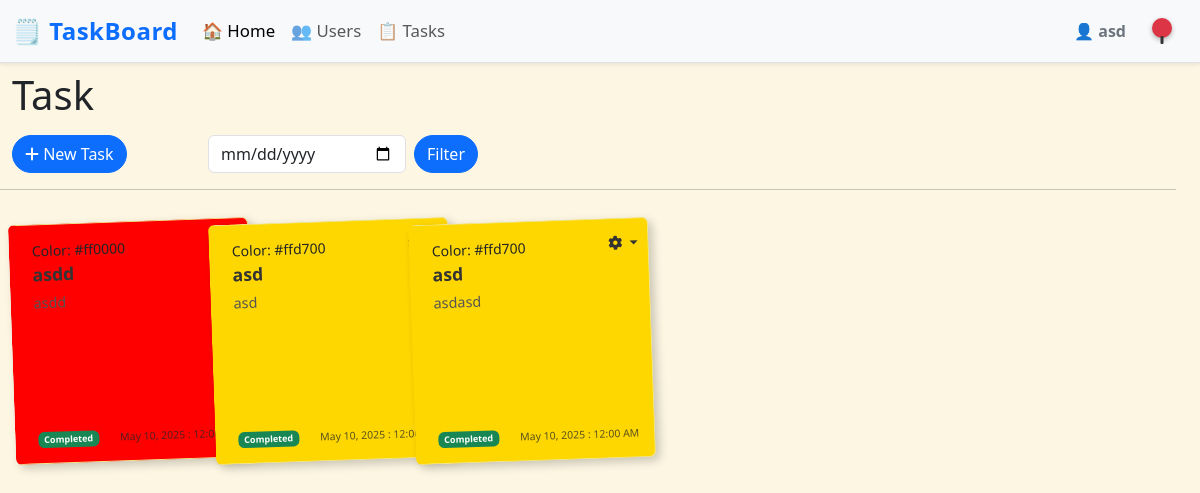
Screenshot of /view/list_task.php (signed in) with the database file from the repository.
### tables this page shows
CREATE TABLE `tbl_user` (
  `user_id` int(11) NOT NULL,
  `fname` varchar(255) NOT NULL,
  `lname` varchar(255) NOT NULL,
  `username` varchar(255) NOT NULL,
  `password` varchar(255) NOT NULL,
  `address` text NOT NULL,
  `email` varchar(255) NOT NULL,
  `active` int(11) NOT NULL,
  `date_created` timestamp NOT NULL DEFAULT current_timestamp() ON UPDATE current_timestamp()
);

CREATE TABLE `tbl_task` (
  `id` int(11) NOT NULL,
  `user_id` int(11) NOT NULL,
  `title` varchar(255) NOT NULL,
  `description` text NOT NULL,
  `status` int(11) NOT NULL,
  `color` text NOT NULL,
  `date_created` date NOT NULL DEFAULT current_timestamp()
);

### model/database.php (called while the page is built, shortened)
<?php
Class Database {
    private $host = 'localhost';
    private $db_name = 'crud_db';
    private $username = 'root';
    private $password = '';
    public $conn;
    public function __construct() {
        $this->conn = new mysqli($this->host, $this->username, $this->password, $this->db_name);
    }
    public function connect() {
        return $this->conn;
    }
}
?>

### model/user.php (called while the page is built, shortened)
<?php
require_once 'database.php';
class User {
    private $conn;
    public function __construct() {
        $db = new Database();
        $this->conn = $db->connect();
    }
    public function getUserById($id) {
        $sql = "SELECT * FROM tbl_user WHERE user_id = ?";
        $stmt = $this->conn->prepare($sql);
        $stmt->bind_param("i", $id);
        $stmt->execute();
        $result = $stmt->get_result();
        return $result->fetch_assoc();
    }
}
?>

### controller/session.php (called while the page is built, shortened)
<?php
include '../model/user.php';
$user = new User();
$user_login = $user->getUserById($_SESSION['user_id']);
?>

### model/task.php (called while the page is built, shortened)
<?php
require_once 'database.php';
class Task{
    private $conn;
    public function __construct(){
        $db= new Database();
        $this->conn = $db->connect();
    }
    public function getAllTasks(){
        $query = "SELECT * FROM tbl_task ORDER BY id DESC";
        $result = $this->conn->query($query);
        return $result->fetch_all(MYSQLI_ASSOC);
    }
}
?>

### view/list_task.php (the view, shortened to what this page needs)
<?php include '../controller/session.php';
include '../model/task.php';
$task = new Task();
?>
<!DOCTYPE html>
<html lang="en">
<head>
    <?php include '../includes/href.php'; ?>
</head>
<body class="img-bg">
    <?php include '../includes/navbar.php'; ?>
    <div class="container-fluid">
        <div class="row mt-2">
            <h1>Task</h1>
        </div>
        <div class="row mt-2">
            <div class="row">
                <div class="col-md-2">
                    <a href="add.php" class="btn btn-primary mb-3" data-bs-toggle="modal" data-bs-target="#addtask"><i class="fa fa-add"></i> New Task</a>
                </div>
                <div class="col-md-3">
                    <form action="../controller/action_task.php" method="post" class="mb-3">
                        <div class="form-group d-flex">
                            <input type="date" name="date" class="form-control me-2">
                            <button type="submit" name="filter" class="btn btn-primary">Filter</button>
                        </div>
                    </form>
                </div>
                <hr>
            </div>
                <?php
                if (isset($_GET['filter']) && $_GET['filter'] === 'completed') {
                    $tasks = $task->getCompletedTask();
                    echo "<h4 class='text-center'>Showing Completed Tasks</h4>";
                }else{
                    $tasks = $task->getAllTasks();
                }
                foreach($tasks as $task_row){
                    $color = preg_match('/^#[a-fA-F0-9]{6}$/', $task_row['color']) ? $task_row['color'] : '#ffd700';
                    ?>
                <div class="col-sm-12 col-md-4 col-lg-2 mb-3">
                    <div class="sticky-note" style="background-color: <?php echo htmlspecialchars($color); ?>; border-left: 8px solid <?php echo htmlspecialchars($color); ?>;">
                    <small>Color: <?php echo htmlspecialchars($color); ?></small>
                    <div class="task-actions dropdown">
                        <button class="btn btn-sm dropdown-toggle" type="button" data-bs-toggle="dropdown">
                            <i class="fa-solid fa-gear"></i>
                        </button>
                    </div>
                        <div class="note-title"><?php echo $task_row['title']; ?></div>
                        <div class="note-content"><?php echo $task_row['description']; ?></div>
                        <div class="sticky-footer d-flex justify-content-between">
                            <?php if ($task_row['status'] != 1){ ?>
                            <a href="../controller/action_task.php?status=1&&complete=<?php echo $task_row['id']; ?>" class="btn btn-info badge">
                                <i class="fas fa-check"></i> Complete
                            </a>
                            <?php }else{ ?>
                            <span class="badge bg-success">Completed</span>
                            <?php } ?>
                            <small class="text-muted">
                                <?php
                                $date = new DateTime($task_row['date_created']);
                                $formattedDate = $date->format('M d, Y \: h:i A');
                                echo $formattedDate; ?>
                            </small>
                        </div>
                    </div>
                </div>
            <?php } ?>
        </div>
    </div>
</body>
</html>

### includes/href.php (shortened to what this page needs)
<link href="https://cdn.jsdelivr.net/npm/bootstrap@5.3.5/dist/css/bootstrap.min.css" rel="stylesheet">
<link href="https://cdn.datatables.net/v/dt/jq-3.7.0/dt-2.2.2/af-2.7.0/datatables.min.css" rel="stylesheet">
<link rel="stylesheet" href="https://cdnjs.cloudflare.com/ajax/libs/font-awesome/6.0.0-beta3/css/all.min.css">
<link rel="stylesheet" href="../assets/css/style.css">

### includes/navbar.php (shortened to what this page needs)
<nav class="navbar navbar-expand-lg navbar-light bg-light sticky-top shadow-sm border-bottom">
  <div class="container-fluid">
    <a class="navbar-brand fw-bold text-primary" href="home.php" style="font-family: 'Segoe UI', sans-serif;">
      🗒️ TaskBoard
    </a>
    <div class="collapse navbar-collapse" id="navbarNavAltMarkup">
      <div class="navbar-nav me-auto">
        <a class="nav-link active" href="home.php">🏠 Home</a>
        <a class="nav-link" href="list_user.php">👥 Users</a>
        <a class="nav-link" href="list_task.php">📋 Tasks</a>
      </div>
      <div class="d-flex align-items-center">
        <span class="navbar-text text-secondary me-3 fw-semibold">
          👤 <?php echo $user_login['username']; ?>
        </span>
        <span class="navbar-text text-secondary me-3 fw-semibold">
           <a class="pin-logout" href="logout.php"></a>
        </span>
      </div>
    </div>
  </div>
</nav>

### assets/css/style.css (style rules this page uses)
* { margin: 0; padding: 0; box-sizing: border-box; }
.navbar-nav .nav-link { font-weight: 500; font-size: 1.05rem; transition: color 0.3s ease; }
.navbar-brand { font-size: 1.5rem; letter-spacing: 0.5px; }
.navbar { font-family: 'Segoe UI', Tahoma, Geneva, Verdana, sans-serif; }
body.img-bg { background: #fdf6e3; font-family: 'Segoe UI', Tahoma, Geneva, Verdana, sans-serif; }
.sticky-note { width: 240px; height: 240px; padding: 15px; margin: 15px auto; box-shadow: 4px 4px 10px rgba(0,0,0,0.2); border: 1px solid #f0e68c; border-radius: 6px; position: relative; transform: rotate(-2deg); transition: transform 0.2s ease-in-out; overflow: hidden; display: flex; flex-direction: column; justify-content: space-between; }
.note-title { font-weight: bold; font-size: 1.1rem; color: #333; margin-bottom: 5px; }
.note-content { font-size: 0.9rem; flex-grow: 1; color: #555; margin-bottom: 10px; overflow: hidden; text-overflow: ellipsis; }
.sticky-footer { font-size: 0.75rem; text-align: right; color: #666; }
.task-actions { position: absolute; top: 10px; right: 10px; }
.task-actions { position: absolute; top: 10px; right: 10px; z-index: 10; }
.task-actions .btn { background: transparent; border: none; padding: 0; color: #333; }
.btn-primary, .btn-warning, .btn-danger, .btn-secondary { border-radius: 20px; }
.pin-logout { display: inline-block; width: 20px; height: 20px; background-color: #dc3545; border-radius: 50%; position: relative; margin-left: 10px; box-shadow: 0 2px 5px rgba(0,0,0,0.3); cursor: pointer; transition: transform 0.2s ease; }
.pin-logout::after { content: ''; position: absolute; bottom: -6px; left: 50%; transform: translateX(-50%); width: 3px; height: 8px; background-color: #333; border-radius: 1px; }
.pin-logout::before { content: 'Logout'; position: absolute; top: 50%; left: 50%; transform: translate(-50%, -50%); color: #333; padding: 4px 10px; font-size: 12px; border-radius: 4px; white-space: nowrap; opacity: 0; pointer-events: none; transition: opacity 0.2s ease; z-index: 10; }

### rows the page displays
tbl_user: username "asd"
tbl_task: color "#ff0000", title "asdd", status "Completed", date_created "May 10, 2025 : 12:00 AM"
tbl_task: color "#ffd700", title "asd", description "asd", status "Completed", date_created "May 10, 2025 : 12:00 AM"
tbl_task: color "#ffd700", title "asd", description "asdasd", status "Completed", date_created "May 10, 2025 : 12:00 AM"
